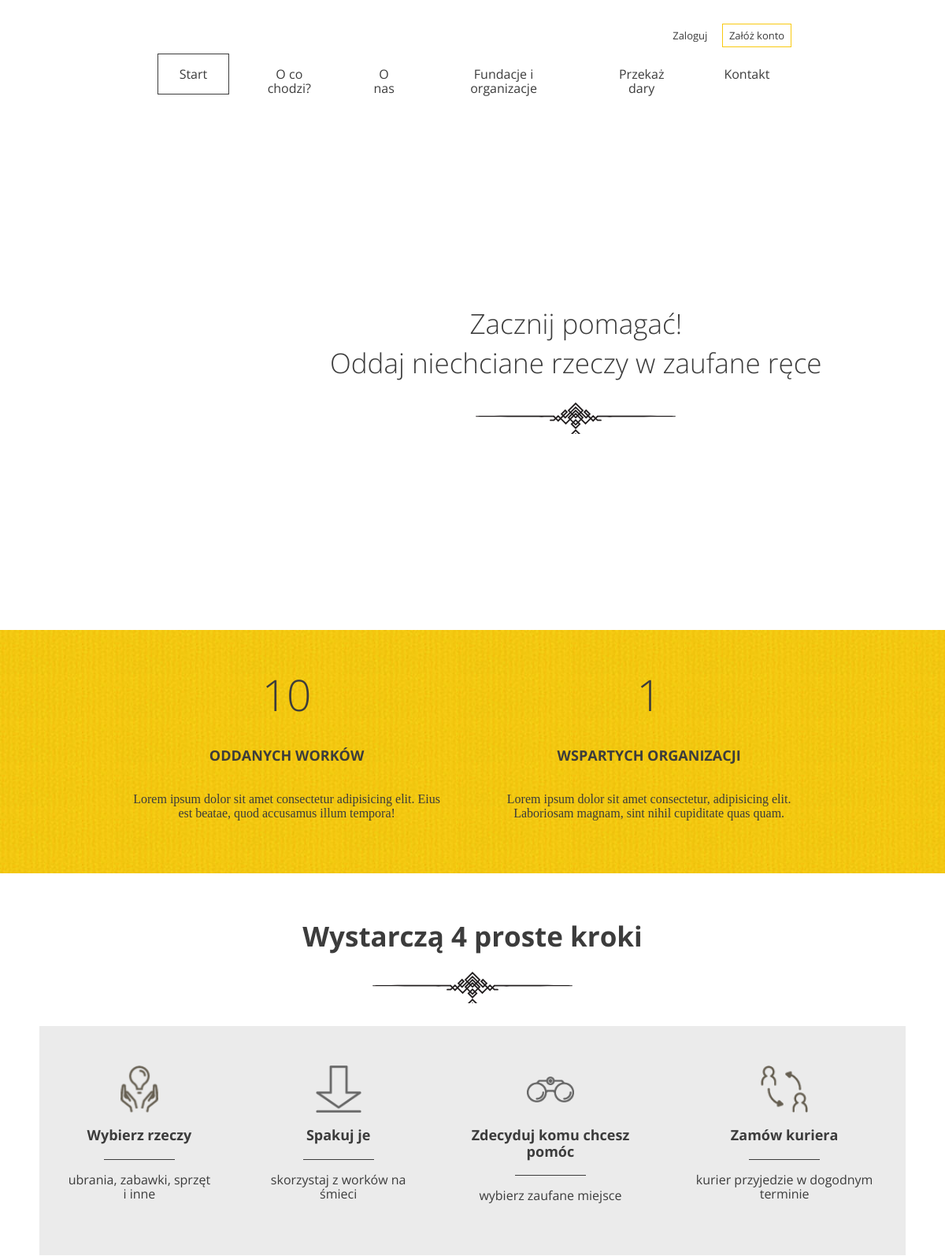
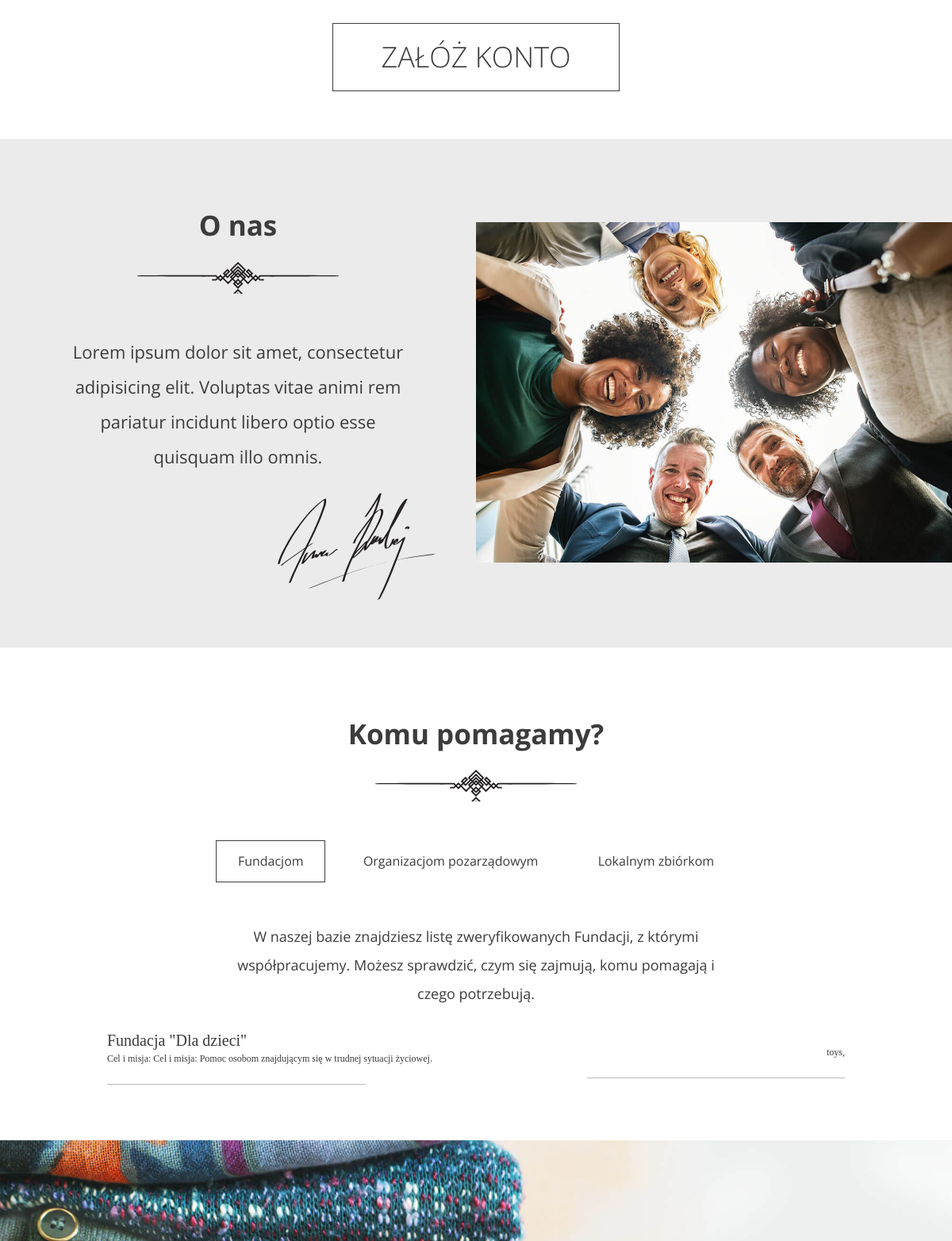
The app's page / (upper part), older data (2 pictures, top to bottom).
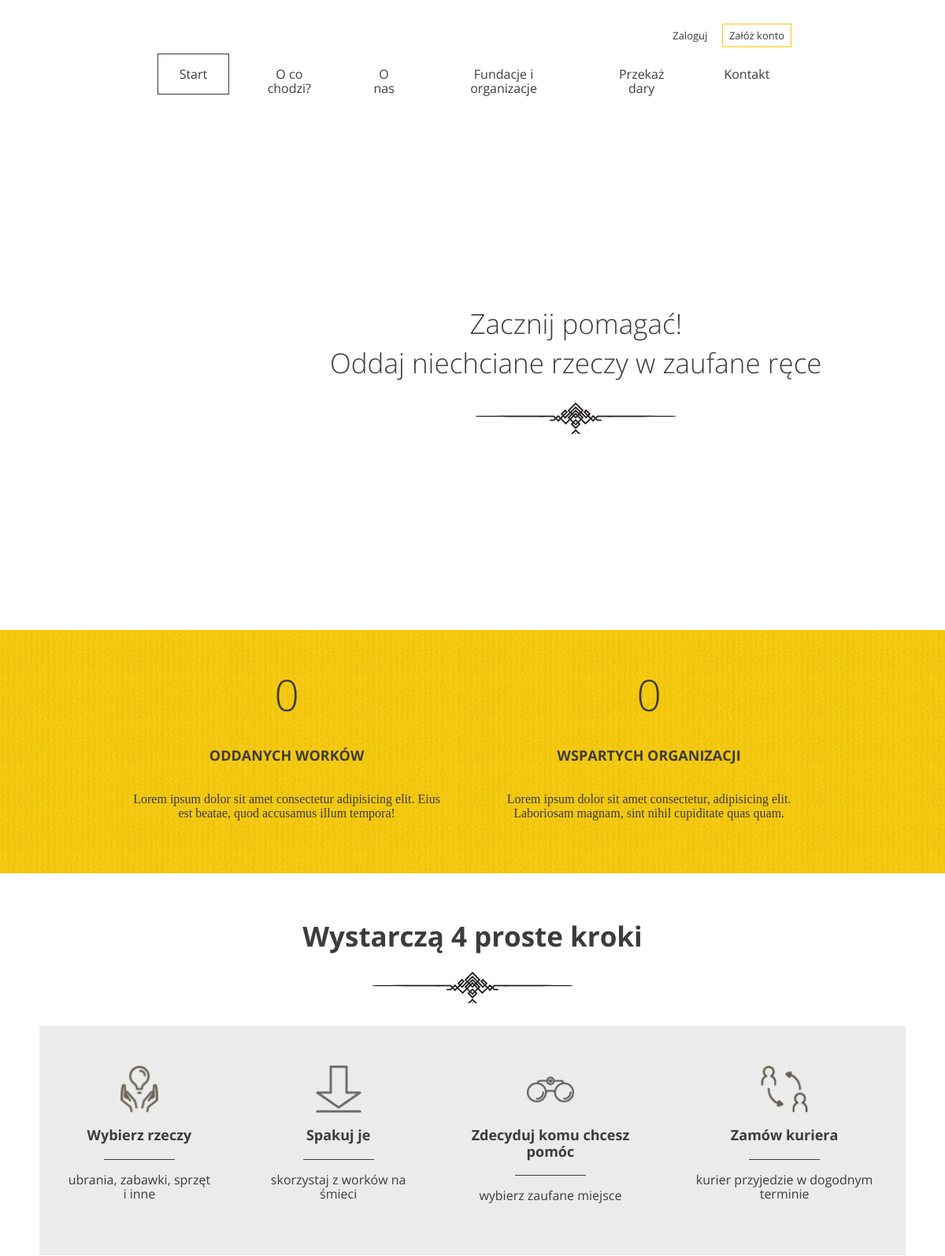
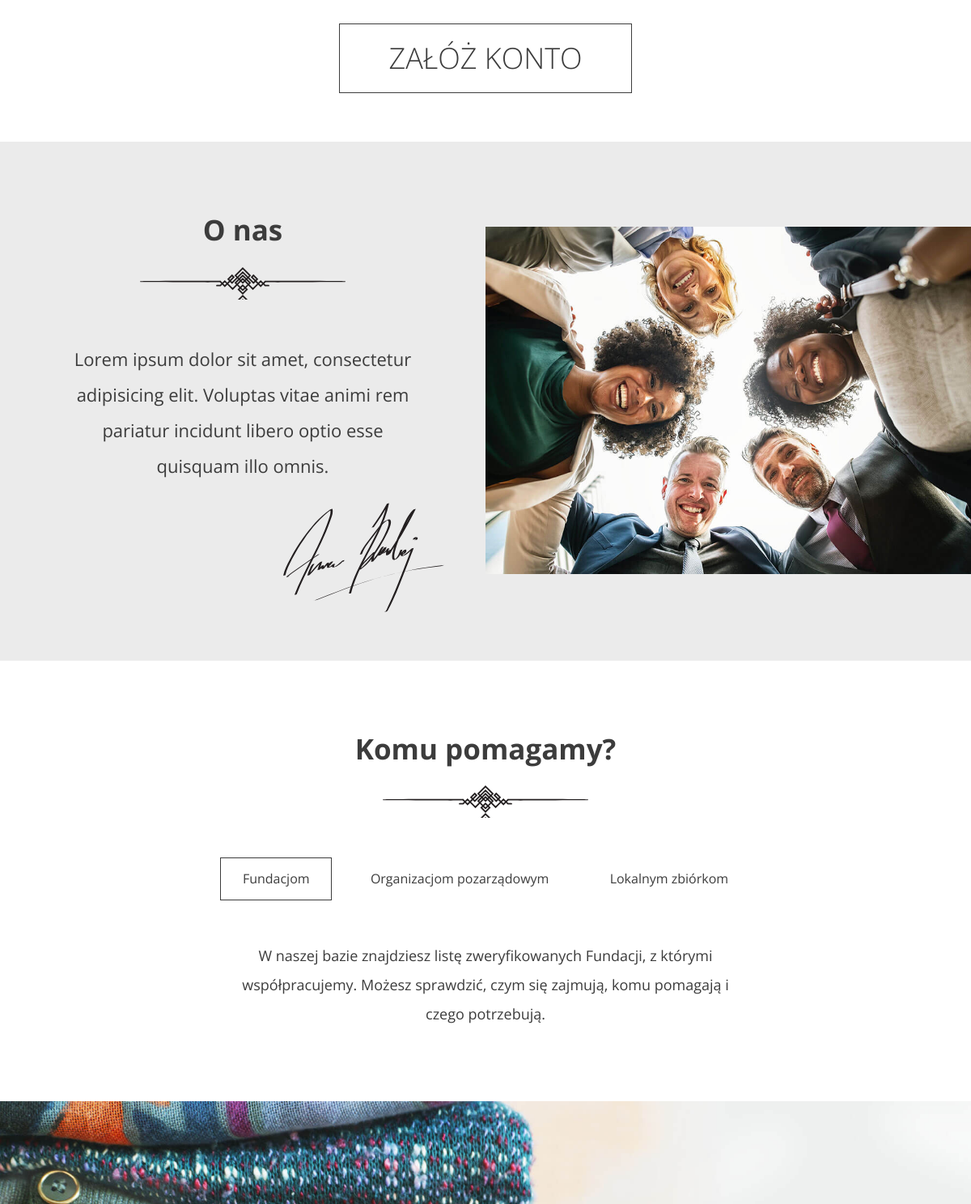
The same page, newer data (2 pictures, top to bottom).
### main/models.py (models this page shows)
class Institution(models.Model):
    INSTITUTION_TYPES = {
        1: "Fundacja",
        2: "Organizacja Porządkowa",
        3: "Zbiórka Lokalna",
    }
    name = models.CharField(max_length=100)
    description = models.TextField()
    type = models.IntegerField(choices=INSTITUTION_TYPES, default=1)
    category = models.ManyToManyField(Category)

class Category(models.Model):
    name = models.CharField(max_length=100)

### main/views.py (the view)
# urls.py: path('', LandingPageView.as_view(), name='landing-page'),
class LandingPageView(TemplateView):
    template_name = 'index.html'
    def get_context_data(self, **kwargs):
        donations = Donation.objects.all()
        donation_sum = 0
        for donation in donations:
            donation_sum += donation.quantity
        institutions = Institution.objects.all()
        institution_by_type = []
        for i in range(1, 4):
            institution_by_type.append(list(institutions.filter(type=i)))
        institutions_count = len(institutions)
        return {'donation_sum': donation_sum, 'institutions_count': institutions_count,
                'institution_by_type': institution_by_type}

### utils/context_processors.py (called while the page is built)
def user_info(request):
    if request.user.is_authenticated:
        username = request.user.first_name
        return {'username': username}
    else:
        return {'username': None}

### templates/index.html (shortened to what this page needs)
{% extends "base.html" %}
{% load static %}
{% block header %}
    <div class="slogan container container--90">
        <div class="slogan--item">
            <h1>
                Zacznij pomagać!<br/>
                Oddaj niechciane rzeczy w zaufane ręce
            </h1>
        </div>
    </div>
{% endblock %}
{% block section %}
    <section id="stats" class="stats">
        <div class="container container--85">
            <div class="stats--item">
                <em>{{ donation_sum }}</em>
                <h3>Oddanych worków</h3>
                <p>Lorem ipsum dolor sit amet consectetur adipisicing elit. Eius est beatae, quod accusamus illum
                    tempora!</p>
            </div>
            <div class="stats--item">
                <em>{{ institutions_count }}</em>
                <h3>Wspartych organizacji</h3>
                <p>Lorem ipsum dolor sit amet consectetur, adipisicing elit. Laboriosam magnam, sint nihil cupiditate
                    quas
                    quam.</p>
            </div>
        </div>
    </section>
    <section id="steps" class="steps">
        <h2>Wystarczą 4 proste kroki</h2>
        <div class="steps--container">
            <div class="steps--item">
                <span class="icon icon--hands"></span>
                <h3>Wybierz rzeczy</h3>
                <p>ubrania, zabawki, sprzęt i inne</p>
            </div>
            <div class="steps--item">
                <span class="icon icon--arrow"></span>
                <h3>Spakuj je</h3>
                <p>skorzystaj z worków na śmieci</p>
            </div>
            <div class="steps--item">
                <span class="icon icon--glasses"></span>
                <h3>Zdecyduj komu chcesz pomóc</h3>
                <p>wybierz zaufane miejsce</p>
            </div>
            <div class="steps--item">
                <span class="icon icon--courier"></span>
                <h3>Zamów kuriera</h3>
                <p>kurier przyjedzie w dogodnym terminie</p>
            </div>
        </div>
        <a href="{% url "register" %}" class="btn btn--large">Załóż konto</a>
    </section>
    <section id="about-us" class="about-us">
        <div class="about-us--text">
            <h2>O nas</h2>
            <p>Lorem ipsum dolor sit amet, consectetur adipisicing elit. Voluptas vitae animi rem pariatur incidunt
                libero
                optio esse quisquam illo omnis.</p>
            <img src="images/signature.svg" class="about-us--text-signature" alt="Signature"/>
        </div>
        <div class="about-us--image"><img src="images/about-us.jpg" alt="People in circle"/></div>
    </section>
    <section id="help" class="help">
        <h2>Komu pomagamy?</h2>
        <ul class="help--buttons">
            <li data-id="1"><a href="#" class="btn btn--without-border active">Fundacjom</a></li>
            <li data-id="2"><a href="#" class="btn btn--without-border">Organizacjom pozarządowym</a></li>
            <li data-id="3"><a href="#" class="btn btn--without-border">Lokalnym zbiórkom</a></li>
        </ul>
        <div class="help--slides active" data-id="1">
            <p>W naszej bazie znajdziesz listę zweryfikowanych Fundacji, z którymi współpracujemy.
                Możesz sprawdzić, czym się zajmują, komu pomagają i czego potrzebują.</p>
            <ul class="help--slides-items">
                {% for institution in institution_by_type.0 %}
                    <li>
                        <div class="col">
                            <div class="title">Fundacja "{{ institution.name }}"</div>
                            <div class="subtitle">Cel i misja: {{ institution.description }}</div>
                        </div>
                        <div class="col">
                            <div class="text">
                                {% for category in institution.category.all %}
                                    {{ category.name }},
                                {% endfor %}
                            </div>
                        </div>
                    </li>
                {% endfor %}
            </ul>
        </div>
    </section>
{% endblock %}

### templates/base.html (shortened to what this page needs)
{% load static %}
<!DOCTYPE html>
<html lang="pl">
<head>
    <link rel="stylesheet" href="{% static "css/style.css" %}"/>
</head>
<body>
<header
        {% block header_class %}
            class="header--main-page"
        {% endblock %}
>
    <nav class="container container--70">
        <ul class="nav--actions">
            {% if username == None %}
                <li><a href="{% url "login" %}" class="btn btn--small btn--without-border">Zaloguj</a></li>
                <li><a href="{% url "register" %}" class="btn btn--small btn--highlighted">Załóż konto</a></li>
            {% endif %}
        </ul>
        <ul>
            <li><a href="{% url "landing-page" %}" class="btn btn--without-border active">Start</a></li>
            <li><a href="#steps" class="btn btn--without-border">O co chodzi?</a></li>
            <li><a href="#about-us" class="btn btn--without-border">O nas</a></li>
            <li><a href="#help" class="btn btn--without-border">Fundacje i organizacje</a></li>
            <li><a href="{% url "donation-page" %}" class="btn btn--without-border">Przekaż dary</a></li>
            <li><a href="#contact" class="btn btn--without-border">Kontakt</a></li>
        </ul>
    </nav>
    {% block header %}
    {% endblock %}
</header>
{% block section %}
{% endblock %}
{% block footer %}
    <footer>
        <div id="contact" class="contact">
        </div>
    </footer>
{% endblock %}
</body>
</html>

Row changes from the older to the newer data that the page shows:
removed Institution: name "Dla dzieci", description "Cel i misja: Pomoc osobom znajdującym się w trudnej sytuacji życiowej."
removed Category: name "toys"
Text that changed along with them:
{{ donation_sum }}: "10" → "0"
{{ institutions_count }}: "1" → "0"
